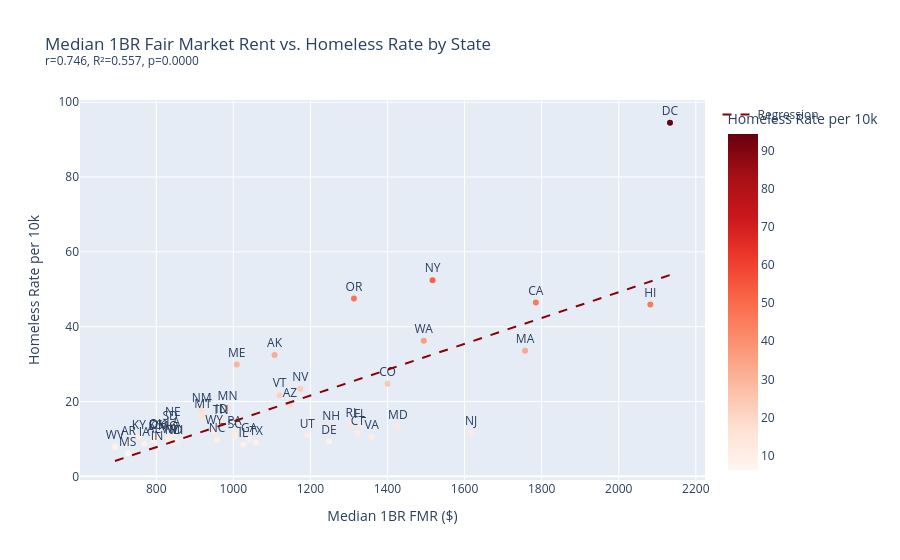

The code cell stored with this chart in its notebook:
### Code cell
slope, intercept, r, p, se = stats.linregress(df['median_1br_fmr'], df['homeless_rate_per_10k'])
r2 = r ** 2
print(f'FMR vs homeless rate: r={r:.3f}, R²={r2:.3f}, p={p:.4f}')

x_range = [df['median_1br_fmr'].min(), df['median_1br_fmr'].max()]
y_range = [slope * x + intercept for x in x_range]

fig1 = px.scatter(
    df, x='median_1br_fmr', y='homeless_rate_per_10k', text='state_postal',
    color='homeless_rate_per_10k', color_continuous_scale='Reds',
    title=f'Median 1BR Fair Market Rent vs. Homeless Rate by State<br><sup>r={r:.3f}, R²={r2:.3f}, p={p:.4f}</sup>',
    labels={'median_1br_fmr': 'Median 1BR FMR ($)', 'homeless_rate_per_10k': 'Homeless Rate per 10k'},
    hover_name='state_name',
)
fig1.add_trace(go.Scatter(x=x_range, y=y_range, mode='lines', name='Regression', line=dict(color='darkred', dash='dash')))
fig1.update_traces(textposition='top center', selector=dict(mode='markers+text'))
fig1.show()

### Figure 1 — Plotly figure (JSON) as saved in the notebook; plotly's stock layout.template omitted (floating-point values rounded to 4 significant figures)
{"data": [{"hovertemplate": "<b>%{hovertext}</b><br><br>Median 1BR FMR ($)=%{x}<br>Homeless Rate per 10k=%{marker.color}<br>state_postal=%{text}<extra></extra>", "hovertext": ["Alabama", "Alaska", "Arizona", "Arkansas", "California", "Colorado", "Connecticut", "Delaware", "District of Columbia", "Florida", "Georgia", "Hawaii", "Idaho", "Illinois", "Indiana", "Iowa", "Kansas", "Kentucky", "Louisiana", "Maine", "Maryland", "Massachusetts", "Michigan", "Minnesota", "Mississippi", "Missouri", "Montana", "Nebraska", "Nevada", "New Hampshire", "New Jersey", "New Mexico", "New York", "North Carolina", "North Dakota", "Ohio", "Oklahoma", "Oregon", "Pennsylvania", "Rhode Island", "South Carolina", "South Dakota", "Tennessee", "Texas", "Utah", "Vermont", "Virginia", "Washington", "West Virginia", "Wisconsin", "Wyoming"], "legendgroup": "", "marker": {"color": [9.56, 32.45, 19.12, 8.93, 46.48, 24.72, 11.61, 9.33, 94.51, 13.63, 9.79, 45.96, 14.99, 8.54, 7.65, 8.73, 10.61, 10.68, 11.31, 29.9, 13.16, 33.58, 9.32, 18.2, 6.15, 10.37, 16.15, 14.08, 23.42, 13.07, 11.71, 17.92, 52.44, 9.81, 9.23, 10.76, 10.7, 47.5, 11.73, 13.82, 10.8, 13.08, 14.59, 9.07, 10.95, 21.7, 10.48, 36.22, 7.91, 9.49, 11.9], "coloraxis": "coloraxis", "symbol": "circle"}, "mode": "markers+text", "name": "", "orientation": "v", "showlegend": false, "text": ["AL", "AK", "AZ", "AR", "CA", "CO", "CT", "DE", "DC", "FL", "GA", "HI", "ID", "IL", "IN", "IA", "KS", "KY", "LA", "ME", "MD", "MA", "MI", "MN", "MS", "MO", "MT", "NE", "NV", "NH", "NJ", "NM", "NY", "NC", "ND", "OH", "OK", "OR", "PA", "RI", "SC", "SD", "TN", "TX", "UT", "VT", "VA", "WA", "WV", "WI", "WY"], "textposition": "top center", "type": "scatter", "x": [794, 1107, 1147, 728, 1785, 1400, 1323, 1248, 2133, 1329, 1041, 2082, 969, 1026, 802, 769, 799, 755, 844, 1009, 1427, 1757, 852, 985, 726, 831, 921, 843, 1174, 1254, 1617, 918, 1517, 958, 845, 804, 802, 1313, 1003, 1305, 1004, 836, 967, 1059, 1192, 1120, 1359, 1494, 693, 833, 950], "xaxis": "x", "y": [9.56, 32.45, 19.12, 8.93, 46.48, 24.72, 11.61, 9.33, 94.51, 13.63, 9.79, 45.96, 14.99, 8.54, 7.65, 8.73, 10.61, 10.68, 11.31, 29.9, 13.16, 33.58, 9.32, 18.2, 6.15, 10.37, 16.15, 14.08, 23.42, 13.07, 11.71, 17.92, 52.44, 9.81, 9.23, 10.76, 10.7, 47.5, 11.73, 13.82, 10.8, 13.08, 14.59, 9.07, 10.95, 21.7, 10.48, 36.22, 7.91, 9.49, 11.9], "yaxis": "y"}, {"line": {"color": "darkred", "dash": "dash"}, "mode": "lines", "name": "Regression", "type": "scatter", "x": [693, 2133], "y": [4.098, 53.82]}], "layout": {"coloraxis": {"colorbar": {"title": {"text": "Homeless Rate per 10k"}}, "colorscale": [[0.0, "rgb(255,245,240)"], [0.125, "rgb(254,224,210)"], [0.25, "rgb(252,187,161)"], [0.375, "rgb(252,146,114)"], [0.5, "rgb(251,106,74)"], [0.625, "rgb(239,59,44)"], [0.75, "rgb(203,24,29)"], [0.875, "rgb(165,15,21)"], [1.0, "rgb(103,0,13)"]]}, "legend": {"tracegroupgap": 0}, "title": {"text": "Median 1BR Fair Market Rent vs. Homeless Rate by State<br><sup>r=0.746, R²=0.557, p=0.0000</sup>"}, "xaxis": {"anchor": "y", "domain": [0.0, 1.0], "title": {"text": "Median 1BR FMR ($)"}}, "yaxis": {"anchor": "x", "domain": [0.0, 1.0], "title": {"text": "Homeless Rate per 10k"}}}}
